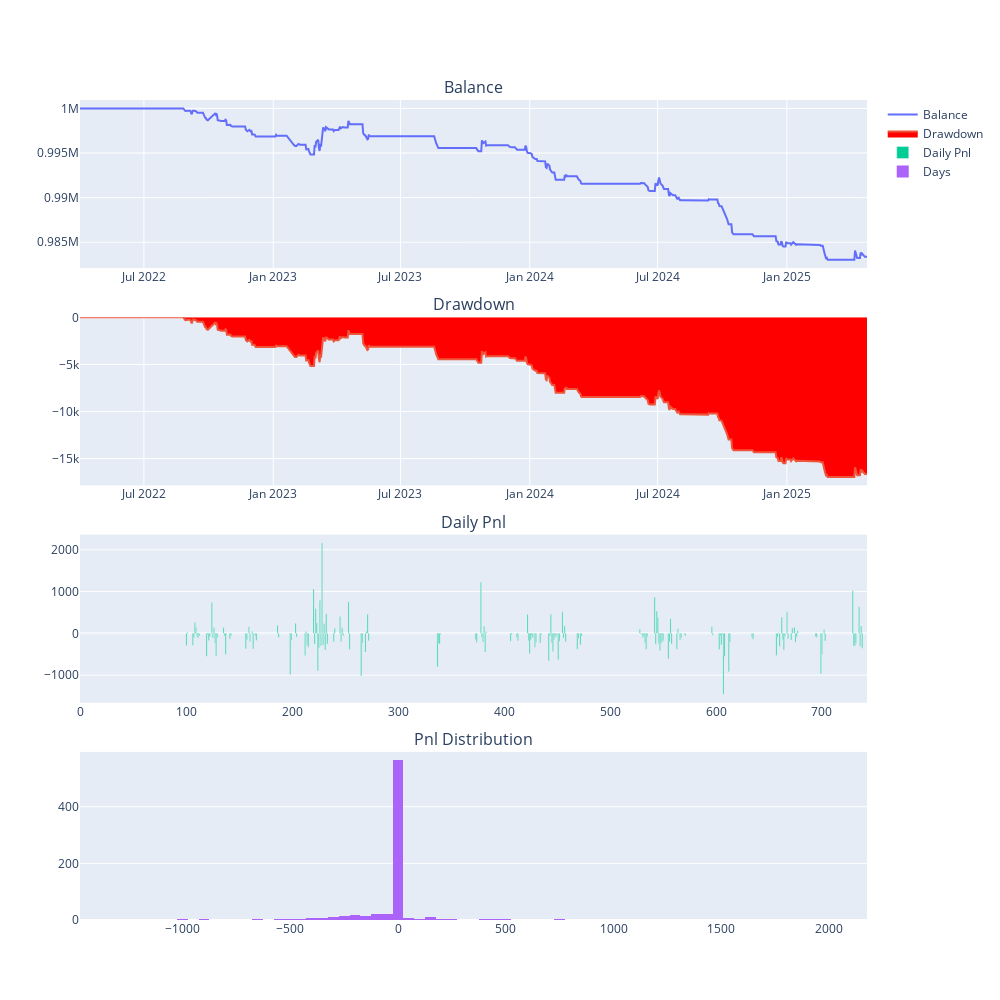

Write notebook code for a chart like this one.
### Code cell
engine.load_data()
engine.run_backtesting()
df = engine.calculate_result()
engine.calculate_statistics()
engine.show_chart()

### Figure 1 — Plotly figure (JSON) as saved in the notebook; plotly's stock layout.template omitted (floating-point values rounded to 4 significant figures; data arrays with more than 128 entries replaced by an {"elided": "..."} marker saying what was removed)
{"data": [{"mode": "lines", "name": "Balance", "type": "scatter", "x": {"elided": "743 str values"}, "xaxis": "x", "y": {"elided": "743 float values"}, "yaxis": "y"}, {"fill": "tozeroy", "fillcolor": "red", "mode": "lines", "name": "Drawdown", "type": "scatter", "x": {"elided": "743 str values"}, "xaxis": "x2", "y": {"elided": "743 float values"}, "yaxis": "y2"}, {"name": "Daily Pnl", "type": "bar", "xaxis": "x3", "y": {"elided": "743 float values"}, "yaxis": "y3"}, {"name": "Days", "nbinsx": 100, "type": "histogram", "x": {"elided": "743 float values"}, "xaxis": "x4", "yaxis": "y4"}], "layout": {"annotations": [{"font": {"size": 16}, "showarrow": false, "text": "Balance", "x": 0.5, "xanchor": "center", "xref": "paper", "y": 1, "yanchor": "bottom", "yref": "paper"}, {"font": {"size": 16}, "showarrow": false, "text": "Drawdown", "x": 0.5, "xanchor": "center", "xref": "paper", "y": 0.735, "yanchor": "bottom", "yref": "paper"}, {"font": {"size": 16}, "showarrow": false, "text": "Daily Pnl", "x": 0.5, "xanchor": "center", "xref": "paper", "y": 0.47, "yanchor": "bottom", "yref": "paper"}, {"font": {"size": 16}, "showarrow": false, "text": "Pnl Distribution", "x": 0.5, "xanchor": "center", "xref": "paper", "y": 0.205, "yanchor": "bottom", "yref": "paper"}], "height": 1000, "width": 1000, "xaxis": {"anchor": "y", "domain": [0, 1]}, "xaxis2": {"anchor": "y2", "domain": [0, 1]}, "xaxis3": {"anchor": "y3", "domain": [0, 1]}, "xaxis4": {"anchor": "y4", "domain": [0, 1]}, "yaxis": {"anchor": "x", "domain": [0.795, 1]}, "yaxis2": {"anchor": "x2", "domain": [0.53, 0.735]}, "yaxis3": {"anchor": "x3", "domain": [0.265, 0.47]}, "yaxis4": {"anchor": "x4", "domain": [0, 0.205]}}}
